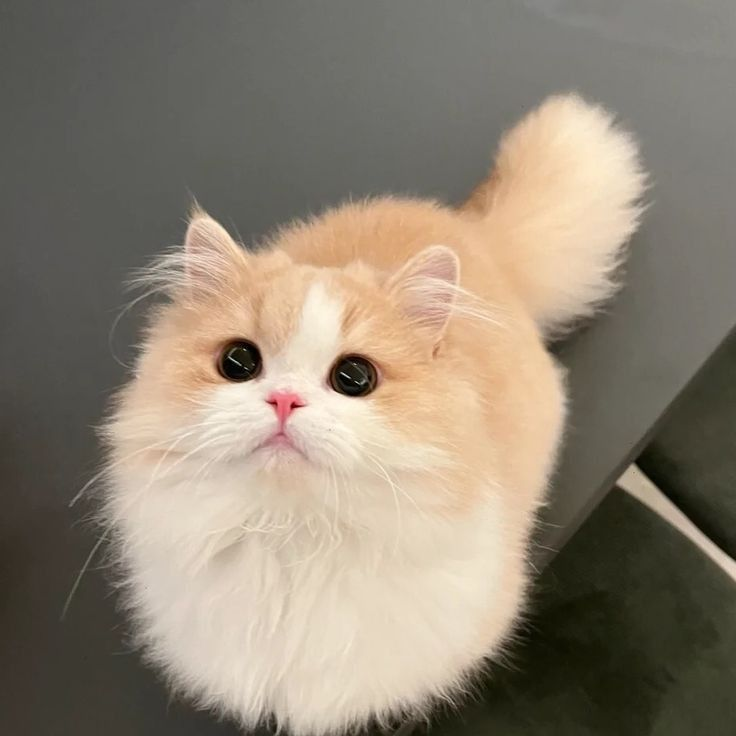
#> input picture 1.jpg, 736 x 736 px
$ python Homework11_1.py
#> lines starting #> are read from the running program, lines starting #| are printed output that depends on the picture
from PIL import Image, ImageFilter

"""Модуль pillow помогает работать с изображениями, можно менять размер, накладывать разные фильтры,
например, можно сделать картинку более четкой, сохранять изображение в другом формате и т.д."""

new_size = (128, 128)
original_picture = Image.open('1.jpg')
#> original_picture is the input picture: PIL image 736x736 RGB; mean R, G, B 141.9, 130.8, 115.1
print(original_picture.format, original_picture.size, original_picture.mode)
#| JPEG (736, 736) RGB

original_picture.thumbnail(new_size) #меняем размер изображения
#> original_picture: PIL image 128x128 RGB
print(original_picture.format, original_picture.size, original_picture.mode)
#| JPEG (128, 128) RGB
original_picture.save('2.jpg') #сохраяем в новом размере
#original_picture.show() #смотрим

image_filters = original_picture.filter(ImageFilter.CONTOUR)
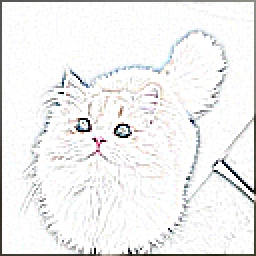
#> image_filters: PIL image 128x128 RGB (shown 2 times larger); mean R, G, B 240, 240, 239.6
image_filters.save('3.png')
print(image_filters.format, image_filters.mode)
#| None RGB
#image_filters.show()
